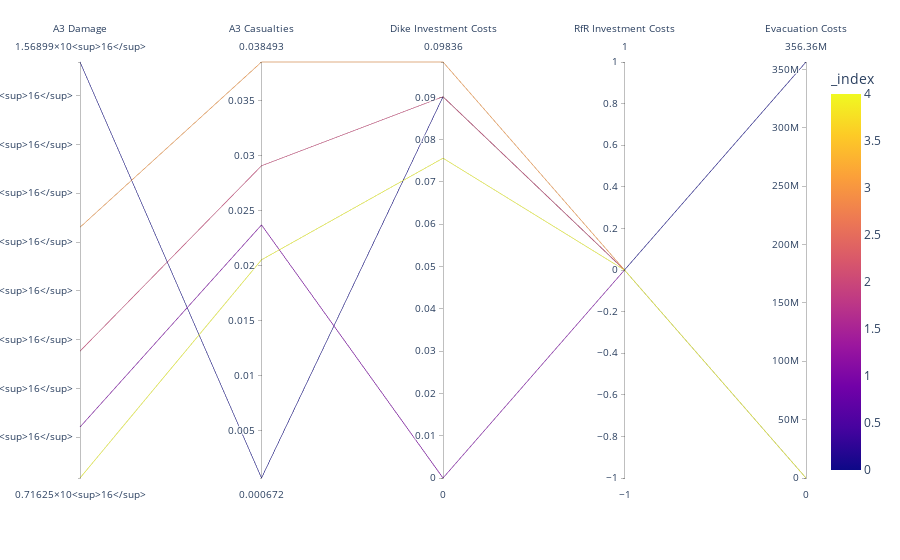

Write notebook code for a chart like this one.
### Markdown cell above
For a better visual understanding, we will plot the stn ratio in a parallel coordinates plot.

### Code cell
fig3 = px.parallel_coordinates(
    scores,
    labels= {
        "A3 Expected Annual Damage" : "A3 Damage",
        "A3 Aggr Expected Number of Deaths" : "A3 Casualties",
        "A3 Dike Investment Costs" : "Dike Investment Costs",
        "Room for River Investment Costs" : "RfR Investment Costs",
        "Evacuation Costs" : "Evacuation Costs"
    },
    color = scores.index,
    dimensions=[
        "A3 Expected Annual Damage",
        "A3 Aggr Expected Number of Deaths",
        "A3 Dike Investment Costs",
        "Room for River Investment Costs",
        "Evacuation Costs"
    ]
)
#fig3.write_image("SignalNoise.png")
fig3.show()
fig3.write_image("./plots/Selected_ParralelPlot_dike3_iter1.png")

### Figure 1 — Plotly figure (JSON) as saved in the notebook; plotly's stock layout.template omitted (floating-point values rounded to 4 significant figures)
{"data": [{"dimensions": [{"label": "A3 Damage", "values": [15689934767142268, 8207219558617163, 9762701969653198, 12302167882342698, 7162469801763687]}, {"label": "A3 Casualties", "values": [0.0006718, 0.02368, 0.02906, 0.03849, 0.02051]}, {"label": "Dike Investment Costs", "values": [0.09014, 0, 0.09014, 0.09836, 0.07562]}, {"label": "RfR Investment Costs", "values": [0, 0, 0, 0, 0]}, {"label": "Evacuation Costs", "values": [356400000.0, 0, 0, 0, 0]}], "domain": {"x": [0, 1], "y": [0, 1]}, "line": {"color": [0, 1, 2, 3, 4], "coloraxis": "coloraxis"}, "name": "", "type": "parcoords"}], "layout": {"coloraxis": {"colorbar": {"title": {"text": "_index"}}, "colorscale": [[0, "#0d0887"], [0.1111, "#46039f"], [0.2222, "#7201a8"], [0.3333, "#9c179e"], [0.4444, "#bd3786"], [0.5556, "#d8576b"], [0.6667, "#ed7953"], [0.7778, "#fb9f3a"], [0.8889, "#fdca26"], [1, "#f0f921"]]}, "legend": {"tracegroupgap": 0}, "margin": {"t": 60}}}
